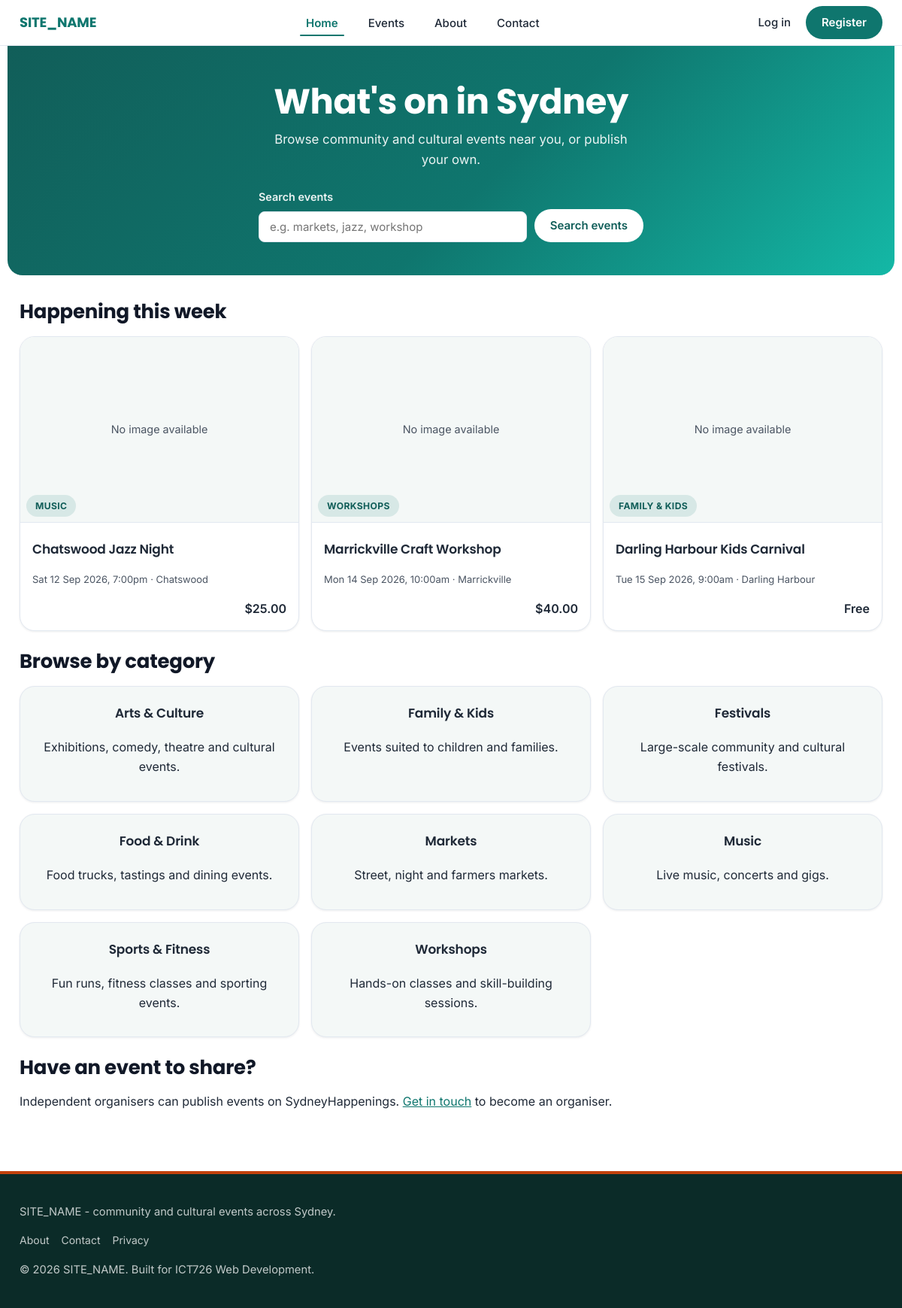
The page / on the database its author committed.
### tables this page shows
CREATE TABLE events (
    id              INT AUTO_INCREMENT PRIMARY KEY,
    organiser_id    INT NOT NULL,
    category_id     INT NOT NULL,
    venue_id        INT NOT NULL,
    title           VARCHAR(150) NOT NULL,
    slug            VARCHAR(180) NOT NULL,
    description     TEXT NOT NULL,
    image           VARCHAR(255) NULL,
    start_datetime  DATETIME NOT NULL,
    end_datetime    DATETIME NOT NULL,
    capacity        INT NOT NULL,
    price           DECIMAL(8,2) NOT NULL DEFAULT 0.00,
    status          ENUM('draft', 'published', 'cancelled') NOT NULL DEFAULT 'draft',
    created_at      DATETIME NOT NULL DEFAULT CURRENT_TIMESTAMP,
    updated_at      DATETIME NOT NULL DEFAULT CURRENT_TIMESTAMP ON UPDATE CURRENT_TIMESTAMP,

    UNIQUE KEY uq_events_slug (slug),

     
     
     
     
     
    CONSTRAINT fk_events_organiser FOREIGN KEY (organiser_id) REFERENCES users(id),
    CONSTRAINT fk_events_category  FOREIGN KEY (category_id)  REFERENCES categories(id),
    CONSTRAINT fk_events_venue     FOREIGN KEY (venue_id)     REFERENCES venues(id),

     
     
     
    INDEX idx_events_start_datetime (start_datetime),
    INDEX idx_events_status (status),
    INDEX idx_events_category_id (category_id)
);

CREATE TABLE categories (
    id              INT AUTO_INCREMENT PRIMARY KEY,
    name            VARCHAR(80) NOT NULL,
    slug            VARCHAR(80) NOT NULL,
    description     VARCHAR(255) NULL,
    is_active       TINYINT(1) NOT NULL DEFAULT 1,
    UNIQUE KEY uq_categories_slug (slug)
);

CREATE TABLE venues (
    id              INT AUTO_INCREMENT PRIMARY KEY,
    name            VARCHAR(120) NOT NULL,
    address         VARCHAR(200) NOT NULL,
    suburb          VARCHAR(80) NOT NULL,
    postcode        VARCHAR(10) NOT NULL,
    capacity        INT NULL,
    is_active       TINYINT(1) NOT NULL DEFAULT 1,

     
     
     
     
     
    latitude        DECIMAL(10, 7) NULL,
    longitude       DECIMAL(10, 7) NULL
);

### includes/validate.php (called while the page is built, shortened)
<?php
function e($value) {
    return htmlspecialchars($value ?? '', ENT_QUOTES, 'UTF-8');
}

### includes/functions.php (called while the page is built, shortened)
<?php
function formatEventDate($datetime) {
    $timestamp = strtotime($datetime);
    return date('D j M Y, g:ia', $timestamp);
}
function formatPrice($price) {
    if ((float) $price <= 0) {
        return 'Free';
    }
    return '$' . number_format((float) $price, 2);
}
function getActiveCategories($pdo) {
    $stmt = $pdo->query("SELECT * FROM categories WHERE is_active = 1 ORDER BY name ASC");
    return $stmt->fetchAll();
}
function isCurrentPage($file) {
    return basename($_SERVER['SCRIPT_NAME']) === $file;
}

### includes/auth_guard.php (called while the page is built, shortened)
<?php
require_once __DIR__ . '/db.php';
require_once __DIR__ . '/functions.php';
require_once __DIR__ . '/validate.php';
function isLoggedIn() {
    return isset($_SESSION['user_id']);
}

### index.php (the view, shortened to what this page needs)
<?php
require_once __DIR__ . '/includes/auth_guard.php';
$stmt = $pdo->query(
    "SELECT e.*, c.name AS category_name, v.suburb,
            AVG(r.rating) AS avg_rating, COUNT(r.id) AS review_count
     FROM events e
     JOIN categories c ON c.id = e.category_id
     JOIN venues v ON v.id = e.venue_id
     LEFT JOIN reviews r ON r.event_id = e.id AND r.is_hidden = 0
     WHERE e.status = 'published'
       AND e.start_datetime BETWEEN NOW() AND (NOW() + INTERVAL 7 DAY)
     GROUP BY e.id, c.name, v.suburb
     ORDER BY e.start_datetime ASC
     LIMIT 3"
);
$thisWeekEvents = $stmt->fetchAll();
$categories = getActiveCategories($pdo);
require_once __DIR__ . '/includes/header.php';
?>
<section class="hero">
    <h1>What's on in Sydney</h1>
    <p>Browse community and cultural events near you, or publish your own.</p>
    <form method="get" action="<?= BASE_URL ?>/events.php" role="search">
        <div class="form-field">
            <label for="keyword">Search events</label>
            <input type="search" id="keyword" name="keyword" placeholder="e.g. markets, jazz, workshop">
        </div>
        <button type="submit" class="btn">Search events</button>
    </form>
</section>
<section>
    <h2>Happening this week</h2>
    <?php if (empty($thisWeekEvents)): ?>
        <p class="empty-state">Nothing published for this week yet. <a href="<?= BASE_URL ?>/events.php">Browse all events</a>.</p>
    <?php else: ?>
        <div class="card-grid">
            <?php foreach ($thisWeekEvents as $event): ?>
                <article class="event-card">
                    <div class="event-card-media">
                        <?php if ($event['image']): ?>
                            <img class="event-card-image" src="<?= BASE_URL ?>/assets/uploads/<?= e($event['image']) ?>"
                                 alt="<?= e($event['title']) ?>" width="400" height="267" loading="lazy">
                        <?php else: ?>
                            <div class="image-placeholder" aria-hidden="true">No image available</div>
                        <?php endif; ?>
                        <span class="badge badge-category event-card-badge"><?= e($event['category_name']) ?></span>
                    </div>
                    <div class="event-card-body">
                        <h3><a href="<?= BASE_URL ?>/event.php?slug=<?= urlencode($event['slug']) ?>"><span class="event-card-title-text"><?= e($event['title']) ?></span></a></h3>
                        <p class="event-meta"><?= e(formatEventDate($event['start_datetime'])) ?> &middot; <?= e($event['suburb']) ?></p>
                        <div class="event-card-footer">
                            <span class="event-card-price"><?= e(formatPrice($event['price'])) ?></span>
                        </div>
                    </div>
                </article>
            <?php endforeach; ?>
        </div>
    <?php endif; ?>
</section>
<section>
    <h2>Browse by category</h2>
    <ul class="card-grid category-tiles">
        <?php foreach ($categories as $category): ?>
            <li class="event-card">
                <div class="event-card-body">
                    <h3><a href="<?= BASE_URL ?>/events.php?category=<?= urlencode($category['slug']) ?>"><?= e($category['name']) ?></a></h3>
                    <?php if ($category['description']): ?>
                        <p><?= e($category['description']) ?></p>
                    <?php endif; ?>
                </div>
            </li>
        <?php endforeach; ?>
    </ul>
</section>
<section>
    <?php if (isLoggedIn() && in_array(currentUserRole(), ['organiser', 'admin'], true)): ?>
        <h2>Publish your own event</h2>
        <p><a href="<?= BASE_URL ?>/organiser/event-form.php" class="btn">Create a new event</a></p>
    <?php else: ?>
        <h2>Have an event to share?</h2>
        <p>Independent organisers can publish events on SydneyHappenings.
           <a href="<?= BASE_URL ?>/contact.php">Get in touch</a> to become an organiser.</p>
    <?php endif; ?>
</section>
<?php require_once __DIR__ . '/includes/footer.php'; ?>

### includes/header.php (shortened to what this page needs)
<?php
$headerUserFirstName = '';
$headerUserInitial = '';
?>
<!DOCTYPE html>
<html lang="en-AU">
<head>
<?php
    $styleCssPath = dirname(__DIR__) . '/assets/css/style.css';
    $styleCssVersion = file_exists($styleCssPath) ? filemtime($styleCssPath) : time();
?>
<link rel="stylesheet" href="<?= BASE_URL ?>/assets/css/style.css?v=<?= $styleCssVersion ?>">
</head>
<body>
<header class="site-header" id="siteHeader">
    <div class="container header-inner">
        <a href="<?= BASE_URL ?>/index.php" class="site-logo"><?= e(SITE_NAME) ?></a>
        <nav class="site-nav" id="siteNav" aria-label="Main navigation">
            <ul>
                <li><a href="<?= BASE_URL ?>/index.php" <?= isCurrentPage('index.php') ? 'aria-current="page"' : '' ?>>Home</a></li>
                <li><a href="<?= BASE_URL ?>/events.php" <?= isCurrentPage('events.php') ? 'aria-current="page"' : '' ?>>Events</a></li>
                <li><a href="<?= BASE_URL ?>/about.php" <?= isCurrentPage('about.php') ? 'aria-current="page"' : '' ?>>About</a></li>
                <li><a href="<?= BASE_URL ?>/contact.php" <?= isCurrentPage('contact.php') ? 'aria-current="page"' : '' ?>>Contact</a></li>
            </ul>
        </nav>
        <div class="header-actions">
            <?php if (isLoggedIn()): ?>
                <?php if (currentUserRole() === 'admin'): ?>
                    <a class="header-actions-link" href="<?= BASE_URL ?>/admin/dashboard.php" <?= (strpos($_SERVER['SCRIPT_NAME'], '/admin/') !== false && !isCurrentPage('reviews.php')) ? 'aria-current="page"' : '' ?>>Admin</a>
                <?php endif; ?>
                <?php if (currentUserRole() === 'organiser' || currentUserRole() === 'admin'): ?>
                    <a class="header-actions-link" href="<?= BASE_URL ?>/organiser/dashboard.php" <?= (strpos($_SERVER['SCRIPT_NAME'], '/organiser/') !== false && !isCurrentPage('analytics.php')) ? 'aria-current="page"' : '' ?>>Organiser</a>
                <?php endif; ?>
                <details class="user-menu user-menu-desktop-only">
                    <summary class="user-menu-trigger">
                        <span class="user-avatar" aria-hidden="true"><?= e($headerUserInitial) ?></span>
                        <span class="user-menu-name"><?= e($headerUserFirstName) ?></span>
                        <span class="sr-only">Account menu</span>
                        <span class="user-menu-chevron" aria-hidden="true">&#9662;</span>
                    </summary>
                    <?php require __DIR__ . '/user-menu-panel.php'; ?>
                </details>
            <?php else: ?>
                <a class="header-actions-link" href="<?= BASE_URL ?>/login.php" <?= isCurrentPage('login.php') ? 'aria-current="page"' : '' ?>>Log in</a>
                <a class="btn" href="<?= BASE_URL ?>/register.php">Register</a>
            <?php endif; ?>
        </div>
    </div>
</header>
<main id="main-content" class="container">

### includes/footer.php (shortened to what this page needs)
</main>
<footer class="site-footer">
    <div class="container">
        <p><?= e(SITE_NAME) ?> - community and cultural events across Sydney.</p>
        <nav aria-label="Footer navigation">
            <ul>
                <li><a href="<?= BASE_URL ?>/about.php">About</a></li>
                <li><a href="<?= BASE_URL ?>/contact.php">Contact</a></li>
                <li><a href="<?= BASE_URL ?>/privacy.php">Privacy</a></li>
            </ul>
        </nav>
        <p>&copy; <?= date('Y') ?> <?= e(SITE_NAME) ?>. Built for ICT726 Web Development.</p>
    </div>
</footer>
</body>
</html>

### rows shown on the page
events: shows "No image available", category.name "MUSIC", title "Chatswood Jazz Night", start_datetime "Sat 12 Sep 2026, 7:00pm", venue.suburb "Chatswood", price "$25.00"
events: shows "No image available", category.name "WORKSHOPS", title "Marrickville Craft Workshop", start_datetime "Mon 14 Sep 2026, 10:00am", venue.suburb "Marrickville", price "$40.00"
events: shows "No image available", category.name "FAMILY & KIDS", title "Darling Harbour Kids Carnival", start_datetime "Tue 15 Sep 2026, 9:00am", venue.suburb "Darling Harbour", price "Free"
categories: name "Arts & Culture", description "Exhibitions, comedy, theatre and cultural events."
categories: name "Family & Kids", description "Events suited to children and families."
categories: name "Festivals", description "Large-scale community and cultural festivals."
categories: name "Food & Drink", description "Food trucks, tastings and dining events."
categories: name "Markets", description "Street, night and farmers markets."
categories: name "Music", description "Live music, concerts and gigs."
categories: name "Sports & Fitness", description "Fun runs, fitness classes and sporting events."
categories: name "Workshops", description "Hands-on classes and skill-building sessions."

### other values the page prints
SITE_NAME "SITE_NAME"
